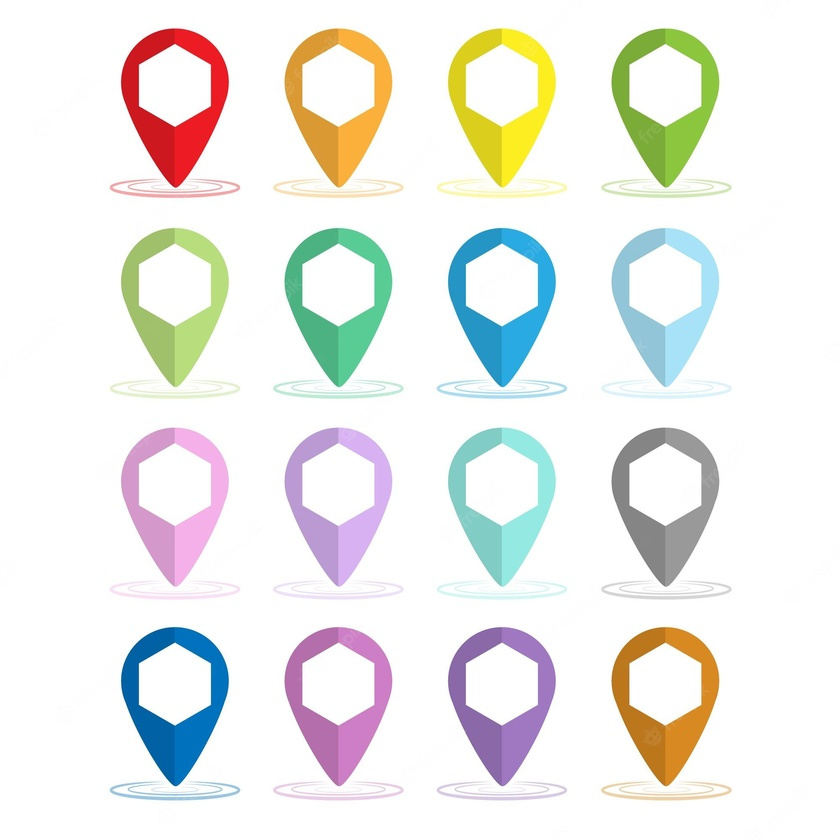
#> input picture insects_detection_updated_code/image_folder/conjunto-puntos-o-punteros-colores-mapa-espacio-hexagonal-centro_786748-3420.jpg, 840 x 840 px, shrunk from 2000 x 2000 before the run; its folder holds only this picture in this run
$ python main1.py   (older library calls are emulated)
#> lines starting #> are read from the running program, lines starting #| are printed output that depends on the picture; after the words box and inside, x2 and y2 are one past the last pixel; in counts of white or black regions, pixels touching at a corner belong together
import cv2
import os

def detect_insects(image_folder, output_folder, scale_factor=1.5):
    # Create the output folder if it doesn't exist
#> called with image_folder = 'image_folder', output_folder = 'extracted_output_Result/', scale_factor = 1.5
    if not os.path.exists(output_folder):
        os.makedirs(output_folder)

    # Get the list of image files in the folder
    image_files = [f for f in os.listdir(image_folder) if f.endswith('.jpg') or f.endswith('.jpeg') or f.endswith('.png')]

    # Store the counts of extracted pics for each original photo
    extraction_counts = {}

    # Iterate over each image file
    for image_file in image_files:
        # Load the image
        image_path = os.path.join(image_folder, image_file)
        image = cv2.imread(image_path)
#> image is the input picture: shape (840, 840, 3); mean B, G, R 235, 238.1, 238

        # Convert the image to grayscale
        gray = cv2.cvtColor(image, cv2.COLOR_BGR2GRAY)
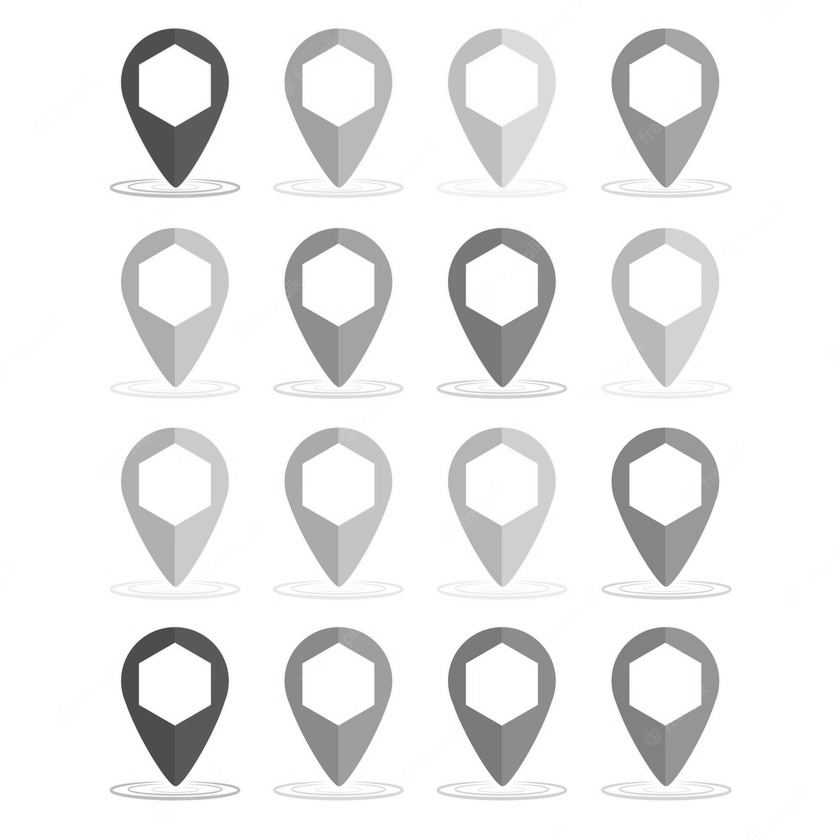
#> gray: shape (840, 840); min 61, max 255, mean 237.7

        # Convert the image to grayscale
        gray = cv2.cvtColor(image, cv2.COLOR_BGR2GRAY)

        # Save the grayscale image
        gray_image_path = os.path.join(output_folder, f"gray_{image_file}")
        cv2.imwrite(gray_image_path, gray)
        # Print the grayscale image
        # cv2.imshow("Grayscale Image", gray)
        cv2.waitKey(0)
        cv2.destroyAllWindows()

        # Apply a Gaussian blur to reduce noise
        blurred = cv2.GaussianBlur(gray, (5, 5), 0)

        # Save the blurred image
        blurred_image_path = os.path.join(output_folder, f"blurred_{image_file}")
        cv2.imwrite(blurred_image_path, blurred)
        # Print the blurred image
        # cv2.imshow("Blurred Image", blurred)
        cv2.waitKey(0)
        cv2.destroyAllWindows()

        # Apply Canny edge detection to find edges
        edges = cv2.Canny(blurred, 50, 150)
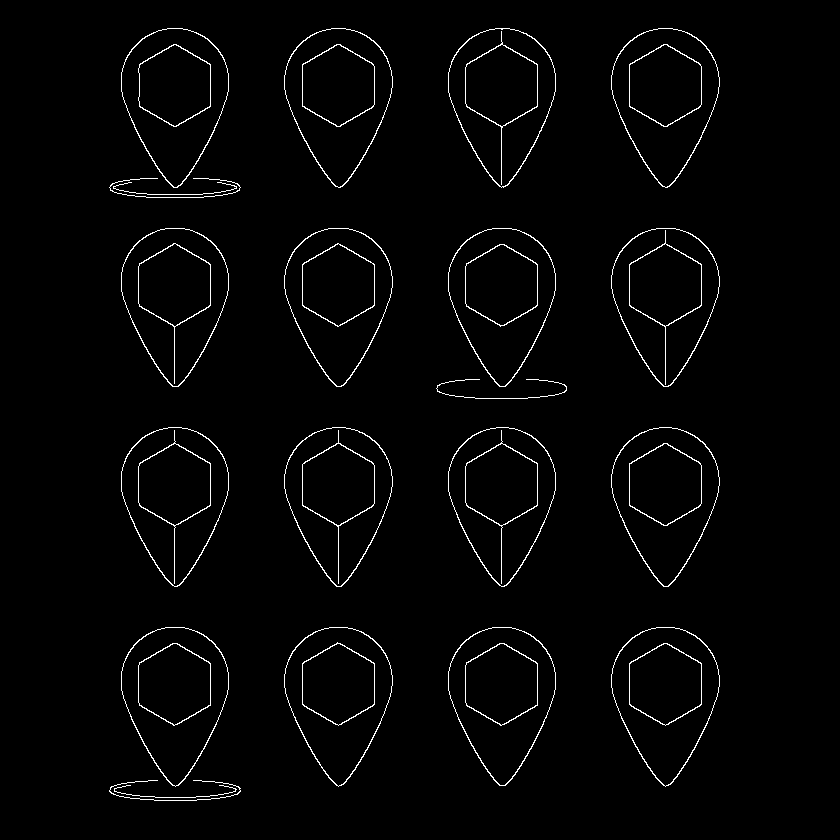
#> edges: shape (840, 840); 2% white in thin lines or dots, all inside (x1, y1, x2, y2) = (109, 28, 720, 801)

        # Save the edges image
        edges_image_path = os.path.join(output_folder, f"edges_{image_file}")
        cv2.imwrite(edges_image_path, edges)
        # Print the edges image
        # cv2.imshow("Edges Image", edges)
        cv2.waitKey(0)
        cv2.destroyAllWindows()


        # Find contours in the image
        if cv2.__version__.startswith('4'):
            contours, _ = cv2.findContours(edges.copy(), cv2.RETR_EXTERNAL, cv2.CHAIN_APPROX_SIMPLE)
#> contours = 21 contours, 5 with area under 20; largest, box (x1, y1, x2, y2) and area: (284, 28, 393, 188) 11810, (284, 427, 393, 587) 11804, (121, 427, 229, 587) 11798, (448, 28, 556, 188) 11795, (611, 28, 720, 188) 11794
        else:
            _, contours, _ = cv2.findContours(edges.copy(), cv2.RETR_EXTERNAL, cv2.CHAIN_APPROX_SIMPLE)

        # Create a folder for the current image's extracted photos
        image_name = os.path.splitext(image_file)[0]
        output_image_folder = os.path.join(output_folder, image_name)
        os.makedirs(output_image_folder, exist_ok=True)

        # Iterate over the contours and save each insect
        extraction_count = 0
        for i, contour in enumerate(contours):
            # Filter out small contours
            if cv2.contourArea(contour) > 100:
                # Extract the insect from the original image
                x, y, w, h = cv2.boundingRect(contour)

                # Increase the width and height of the bounding rectangle
                new_width = int(w * scale_factor)
                new_height = int(h * scale_factor)
                x -= int((new_width - w) / 2)
                y -= int((new_height - h) / 2)
                w = new_width
                h = new_height

                # Adjust the coordinates to ensure they are within the image boundaries
                x = max(0, x)
                y = max(0, y)
                x_end = min(x + w, image.shape[1])
                y_end = min(y + h, image.shape[0])
                w = x_end - x
                h = y_end - y

                insect = image[y:y+h, x:x+w]

                # Save the insect image
                insect_filename = f'{image_name}-insect_{extraction_count}.jpg'
                cv2.imwrite(os.path.join(output_image_folder, insect_filename), insect)

                extraction_count += 1
#> this loop made 21 passes
#> (x, y, new_width, new_height, x_end, y_end) on passes 3, 4, 5, 6, 7, 8, 9, 10, 12, 13, 14, 15: (584, 587, 163, 240, 747, 827), (421, 588, 162, 238, 583, 826), (257, 587, 163, 240, 420, 827), (94, 587, 162, 240, 256, 827), (584, 387, 163, 240, 747, 627), (421, 387, 162, 240, 583, 627), (257, 387, 163, 240, 420, 627), (94, 387, 162, 240, 256, 627), (584, 189, 163, 238, 747, 427), (421, 189, 162, 238, 583, 427), (257, 189, 163, 238, 420, 427), (94, 189, 162, 238, 256, 427)
#> pass 3, in detect_insects, `insect = image[y:y+h, x:x+w]`:
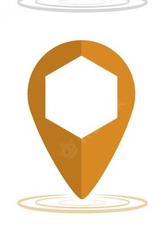
#> insect: shape (240, 163, 3); mean B, G, R 210.7, 229.7, 243.3
#> after the loop, extraction_count = 16

        # Store the extraction count for the current image
        extraction_counts[image_name] = extraction_count

    # Generate the report
    report_filename = os.path.join(output_folder, 'extraction_report.txt')
    with open(report_filename, 'w') as report_file:
        for image_name, extraction_count in extraction_counts.items():
            report_file.write(f"Label of the originating photo {image_name}: {extraction_count} extracted pics.\n")
#> this loop made 1 pass
#> extraction_count on pass 1: 16

        total_extracted = sum(extraction_counts.values())
#> total_extracted = 16
        report_file.write(f"\nTotal pics extracted: {total_extracted}.")
        print("output is generated successfully ")

# Example usage
image_folder = 'image_folder'
output_folder = 'extracted_output_Result/'
scale_factor = 1.5  # Adjust the scale factor as desired
detect_insects(image_folder, output_folder, scale_factor)

$ run again, on insects_detection_updated_code/image_folder/images.jpg
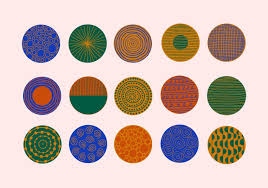
#> input picture insects_detection_updated_code/image_folder/images.jpg, 268 x 188 px
#> in detect_insects, image is the input picture: shape (188, 268, 3); mean B, G, R 177.7, 185, 203.9
#> in detect_insects, `edges = cv2.Canny(blurred, 50, 150)`:
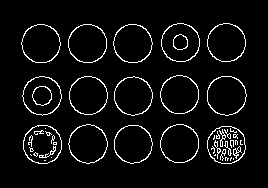
#> edges: shape (188, 268); 5.3% white in thin lines or dots, all inside (x1, y1, x2, y2) = (21, 23, 247, 164)
#> contours = 15 contours; largest, box (x1, y1, x2, y2) and area: (207, 76, 247, 116) 1208, (23, 125, 62, 164) 1168, (113, 24, 153, 63) 1166, (21, 24, 61, 63) 1164, (68, 24, 107, 63) 1163
#> the loop in detect_insects, `for i, contour in enumerate(contours):` made 15 passes
#> (x, y, new_width, new_height, x_end, y_end) on passes 1 to 8: (198, 117, 58, 57, 256, 174), (105, 116, 58, 58, 163, 174), (14, 116, 58, 58, 72, 174), (151, 115, 58, 58, 209, 173), (58, 114, 60, 60, 118, 174), (197, 66, 60, 60, 257, 126), (105, 66, 58, 60, 163, 126), (60, 67, 58, 58, 118, 125)
#> pass 3, in detect_insects, `insect = image[y:y+h, x:x+w]`:
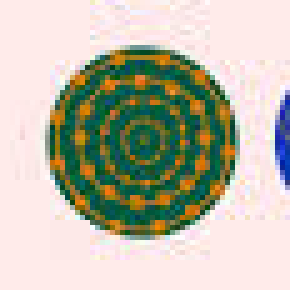
#> insect: shape (58, 58, 3) (shown 5 times larger); mean B, G, R 170, 186, 188
#> after the loop in detect_insects, `for i, contour in enumerate(contours):`: extraction_count = 15
#> the loop in detect_insects, `for image_name, extraction_count in extraction_counts.items():` made 1 pass
#> (image_name, extraction_count) on pass 1: ('images', 15)
